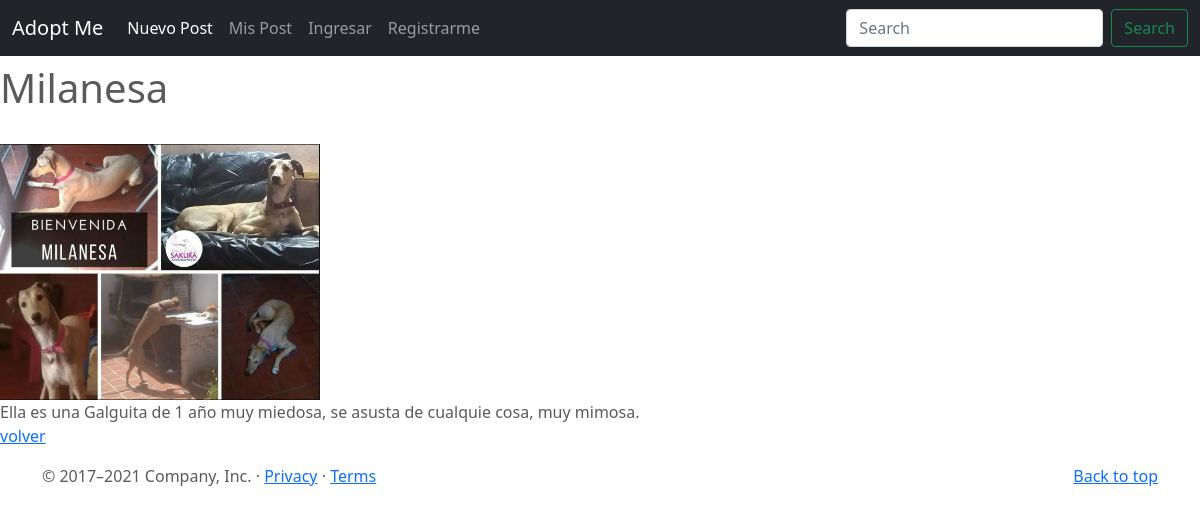
Page /post/4/detail on the committed database.
### AdoptMe/models.py (models this page shows, shortened)
class Post(models.Model):
    nombre_carousel = models.CharField(max_length=30)
    caracteristicas_carousel = models.CharField(max_length=50)
    nombre = models.CharField(max_length=15)
    caracteristicas = models.CharField(max_length=250)
    editor = models.ForeignKey(to=User, on_delete=models.CASCADE, related_name='editor')
    imagen = models.ImageField(upload_to="posts", null=True, blank=True)

### AdoptMe/views.py (the view)
# urls.py: path('post/<pk>/detail', PostDetail.as_view(), name="post-detail"),
class PostDetail(DetailView):
    model = Post

### AdoptMe/templates/AdoptMe/post_detail.html
{% extends "AdoptMe/base.html" %}
{% block main %}
<p>
    <h1>{{object.nombre}}</h1>
    <br>
    <img src="{{ object.imagen.url }}" width="320px" height="75%">
    <br>
    {{object.caracteristicas}}
    <br>
    <a href="{% url 'post-list' %}"> volver</a>
</p>
{% endblock %}

### AdoptMe/static/AdoptMe/css/carousel.css (style rules this page uses)
body { padding-top: 3rem; padding-bottom: 3rem; color: #5a5a5a; }

### rows in the picture
Post: nombre "Milanesa", imagen (picture), caracteristicas "Ella es una Galguita de 1 año muy miedosa, se asusta de cualquie cosa, muy mimosa."
